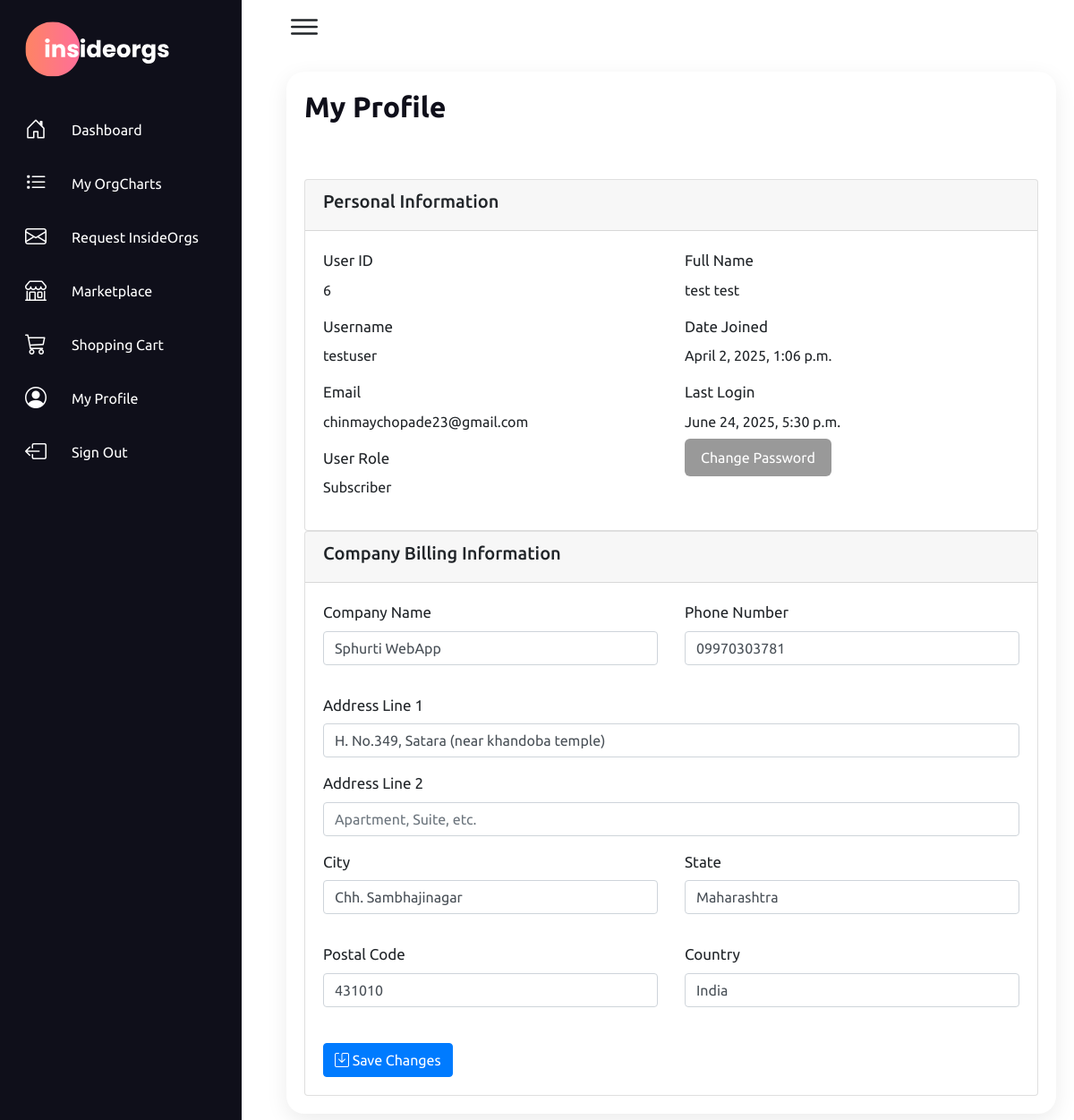
Page /user/profile/ (signed in) on the committed database.
### myapp/models.py (models this page shows, shortened)
class CustomerInfo(models.Model):
    user = models.OneToOneField(User, on_delete=models.CASCADE, related_name='customer_info')
    company_name = models.CharField(max_length=200, blank=True, null=True)
    address_line1 = models.CharField(max_length=200, blank=True, null=True)
    address_line2 = models.CharField(max_length=200, blank=True, null=True)
    city = models.CharField(max_length=100, blank=True, null=True)
    state = models.CharField(max_length=100, blank=True, null=True)
    country = models.CharField(max_length=100, blank=True, null=True)
    postal_code = models.CharField(max_length=20, blank=True, null=True)
    phone = models.CharField(max_length=20, blank=True, null=True)
    class Meta:
        verbose_name = "Customer Information"
        verbose_name_plural = "Customer Information"

### myapp/views.py (the view, shortened to what this page needs)
# urls.py: path('profile', views.view_profile, name='view_profile'),
@login_required
def profile(request):
    customer_info = CustomerInfo.objects.filter(user=request.user).first()
    context = {
        'customer_info': customer_info,
        'edit_mode': True
    }
    return render(request, 'profile.html', context)

### myapp/context_processors.py (called while the page is built)
def cart_context(request):
    cart_item_count = 0
    cart = None
    if request.user.is_authenticated:
        try:
            cart = Cart.objects.get(user=request.user)
            cart_item_count = cart.get_total_items()
        except Cart.DoesNotExist:
            cart_item_count = 0
    return {
        'cart_item_count': cart_item_count,
        'user_cart': cart
    }

### myapp/models.py (called while the page is built)
    def get_total_items(self):
        return self.items.count()  # Count items instead of summing quantities

### myapp/templates/profile.html (shortened to what this page needs)
{% extends 'base_index.html' %}
{% block content %}
<div class="details">
    <div class="recentOrders">
        <div class="cardHeader">
            <h2>My Profile</h2>
        </div>
        <div class="profile-sections">
        <div class="profile-section">
            <div class="card">
                <div class="card-header">
                    <h5>Personal Information</h5>
                </div>                <div class="card-body">
                    <div class="row">
                        <div class="col-md-6">
                            <div class="info-item">
                                <label>User ID</label>
                                <p>{{ user.id }}</p>
                            </div>
                            <div class="info-item">
                                <label>Username</label>
                                <p>{{ user.username }}</p>
                            </div>
                            <div class="info-item">
                                <label>Email</label>
                                <p>{{ user.email }}</p>
                            </div>
                            <div class="info-item">
                                <label>User Role</label>
                                <p>
                                {% for group in user.groups.all %}
                                    {{ group.name }}{% if not forloop.last %}, {% endif %}
                                {% empty %}
                                    Subscriber
                                {% endfor %}
                                </p>
                            </div>
                        </div>
                        <div class="col-md-6">
                            <div class="info-item">
                                <label>Full Name</label>
                                <p>{{ user.first_name }} {{ user.last_name }}</p>
                            </div>
                            <div class="info-item">
                                <label>Date Joined</label>
                                <p>{{ user.date_joined|date:"F j, Y, g:i a" }}</p>
                            </div>
                            <div class="info-item">
                                <label>Last Login</label>
                                <p>{{ user.last_login|date:"F j, Y, g:i a" }}</p>
                            </div>
                            <div class="mt-2 button-container">
                            <a href="/reset-password/" class="password-reset-btn" target="_blank">Change Password</a>
                            </div>
                        </div>
                    </div>
                </div>
            </div>
        </div>
        <div class="profile-section">
            <div class="card">
                <div class="card-header">
                    <h5>Company Billing Information</h5>
                </div>
                <div class="card-body">
                    <form method="post" class="billing-form">
                        <div class="row">
                            <div class="col-md-6">
                                <div class="form-group">
                                    <label for="company_name">Company Name</label>
                                    <input type="text" class="form-control" id="company_name" name="company_name"
                                        value="{{ customer_info.company_name|default:'' }}" placeholder="Your Company Name">
                                </div>
                            </div>                            <div class="col-md-6">                                <div class="form-group">
                                    <label for="phone">Phone Number</label>
                                    <input type="text" class="form-control" id="phone" name="phone"
                                        value="{{ customer_info.phone|default:'' }}" placeholder="Your Phone Number">
                                </div>
                            </div>
                        </div>
                        <div class="form-group mt-3">
                            <label for="address_line1">Address Line 1</label>
                            <input type="text" class="form-control" id="address_line1" name="address_line1"
                                value="{{ customer_info.address_line1|default:'' }}" placeholder="Street Address">
                        </div>
                        <div class="form-group mt-3">
                            <label for="address_line2">Address Line 2</label>
                            <input type="text" class="form-control" id="address_line2" name="address_line2"
                                value="{{ customer_info.address_line2|default:'' }}" placeholder="Apartment, Suite, etc.">
                        </div>
                        <div class="row mt-3">
                            <div class="col-md-6">
                                <div class="form-group">
                                    <label for="city">City</label>
                                    <input type="text" class="form-control" id="city" name="city"
                                        value="{{ customer_info.city|default:'' }}" placeholder="City">
                                </div>
                            </div>
                            <div class="col-md-6">
                                <div class="form-group">
                                    <label for="state">State</label>
                                    <input type="text" class="form-control" id="state" name="state"
                                        value="{{ customer_info.state|default:'' }}" placeholder="State">
                                </div>
                            </div>
                        </div>
                        <div class="row mt-3">
                            <div class="col-md-6">
                                <div class="form-group">
                                    <label for="postal_code">Postal Code</label>
                                    <input type="text" class="form-control" id="postal_code" name="postal_code"
                                        value="{{ customer_info.postal_code|default:'' }}" placeholder="Postal Code">
                                </div>
                            </div>
                            <div class="col-md-6">
                                <div class="form-group">
                                    <label for="country">Country</label>
                                    <input type="text" class="form-control" id="country" name="country"
                                        value="{{ customer_info.country|default:'' }}" placeholder="Country">
                                </div>
                            </div>
                        </div>
                        <div class="form-actions mt-4">
                            <button type="submit" class="btn btn-primary">
                                <i class="bi bi-save"></i> Save Changes
                            </button>                        </div>
                    </form>
                </div>
            </div>
        </div>
    </div>
</div>
{% endblock %}

### myapp/static/home/css/style.css (style rules this page uses)
* { font-family: "Ubuntu", sans-serif; margin: 0; padding: 0; box-sizing: border-box; }
:root { --blue: #0f0f1a; --white: #fff; --gray: #f5f5f5; --black1: #222; --black2: #999; }
body { min-height: 100vh; overflow-x: hidden; }
.details { position: relative; width: 100%; padding: 20px; display: grid; grid-gap: 30px; }
.details .recentOrders { position: relative; display: grid; min-height: 450px; background: var(--white); padding: 20px; box-shadow: 0 7px 25px rgba(0, 0, 0, 0.08); border-radius: 20px; }
.details .cardHeader { display: flex; justify-content: space-between; align-items: flex-start; height: 100px; }
.cardHeader h2 { font-weight: 600; color: var(--blue); }
label { font-size: 17px; margin-right: 10px; }
.password-reset-btn { position: relative; padding: 12px 18px; background: #999; text-decoration: none; color: var(--white); border-radius: 6px; }

### rows in the picture
CustomerInfo: company_name "Sphurti WebApp", phone "09970303781", address_line1 "H. No.349, Satara (near khandoba temple)", city "Chh. Sambhajinagar", state "Maharashtra", postal_code "431010", country "India"

### other values in the picture
{{ user.id }} "6"
{{ user.username }} "testuser"
{{ user.email }} "chinmaychopade23@gmail.com"
{{ group.name }} "Subscriber"
{{ user.first_name }} "test"
{{ user.last_name }} "test"
{{ user.date_joined|date:"F j, Y, g:i a" }} "April 2, 2025, 1:06 p.m."
{{ user.last_login|date:"F j, Y, g:i a" }} "June 24, 2025, 5:30 p.m."
